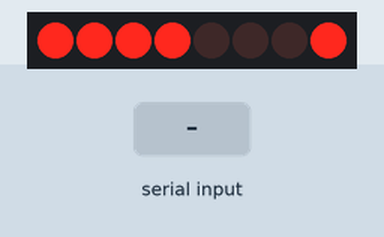
Simulated run of this sketch. Board: Arduino Uno, built with avr-gcc and run on an emulated ATmega328P. Parts: 8 port-expander outputs drawn as a row of LEDs (first output left, lit = HIGH). Wiring (inferred from the names in the program): PCF8574 port expander at I2C address 0x3E. Wiring (inferred from the signals the program sends): row of LEDs: on Q0, Q1, Q2, Q3, Q4, Q5, Q6, Q7. Inputs (shaded band) come from the test bench.

Above: at 1.2 s.
1.3 s: "1\n" received over Serial
At 3.3 s:
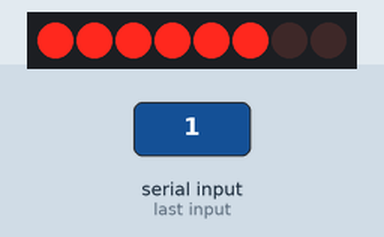
3.8 s: "0\n" received over Serial
At 6.0 s:
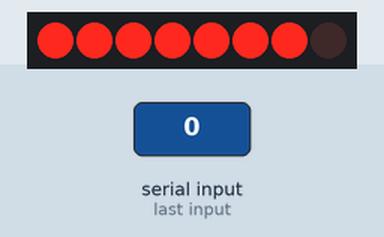
6.3 s: "2\n" received over Serial
At 7.1 s:
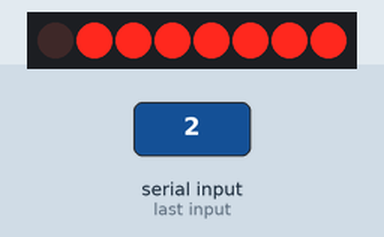
Timing chart, 0 to 9.3 s (numbered marks = the images above; inputs shaded):
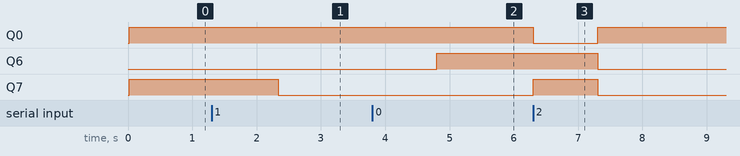

Measured:
- after the input at 1.3 s, Q7: HIGH → LOW after 1.0 s
- after the input at 3.8 s, Q6: LOW → HIGH after 1.0 s
- after the input at 6.3 s, Q0: HIGH → LOW at once, → HIGH 1.0 s later; Q6: HIGH → LOW after 1.0 s; Q7: LOW → HIGH at once, → LOW 1.0 s later

The sketch:

LCDExample.ino
```cpp
/***************************************************************************************************************/
// Created from example code from Arduino Playground ( http://playground.arduino.cc/Code/LCD )
//    LCD_ST7036_v1.2.0.zip ( https://bitbucket.org/fmalpartida/st7036-display-driver/wiki/Home )
// Extract .zip file to the arduinosketchfolder/libraries/ folder. You may need to create the libraries subfolder
// if its your first library. Restart the IDE. You can set the arduinosketchfolder under File -> Preferences
// Changed ST7036 object instantiation to (2,16,0x7c) for our display (2x16 with I2C address = 0x7c)
/***************************************************************************************************************/
#include <Arduino.h>
#include <Wire.h>
#include <ST7036.h>

ST7036 lcd = ST7036 ( 2, 16, 0x7c );
int incomingByte=0;
void setup ()
{
  Serial.begin(9600);
  lcd.init ();
  lcd.setContrast(0);
 // lcd.clear

  }

int i = 0 ;
int cont=0;
char array [16];
void loop ()
{
  if(Serial.available()>0){
if( cont<2){
    Serial.readBytes(array, 16);
    lcd.setContrast(i % 32);
    lcd.print (array);
    cont+=1;
    lcd.setCursor (cont,0);
    memset(array,0,16);

  }
  else{
    lcd.clear ();
    cont=0;
     Serial.readBytes(array, 16);
    lcd.setContrast(i % 32);
    lcd.print (array);
    cont+=1;
    lcd.setCursor (cont,0);
      memset(array,0,16);

  }

  }


}
```

ST7036.cpp
```cpp
// (licence header left out)
#include <Arduino.h>		//all things wiring / arduino
#include <Wire.h>
#include <string.h>			//needed for strlen()
#include <inttypes.h>

#include "LCD.h"
#include "ST7036.h"

// Class private constants and definition
// ----------------------------------------------------------------------------
const int     CMD_DELAY           = 1;  // Command delay in miliseconds
const int     CHAR_DELAY          = 0;  // Delay between characters in miliseconds
const int     PIXEL_ROWS_PER_CHAR = 8;  // Number of pixel rows in the LCD character
const int     MAX_USER_CHARS      = 16; // Maximun number of user defined characters

// LCD Command set
const uint8_t DISP_CMD       = 0x0;  // Command for the display
const uint8_t RAM_WRITE_CMD  = 0x40; // Write to display RAM
const uint8_t CLEAR_DISP_CMD = 0x01; // Clear display command
const uint8_t HOME_CMD       = 0x02; // Set cursos at home (0,0)
const uint8_t DISP_ON_CMD    = 0x0C; // Display on command
const uint8_t DISP_OFF_CMD   = 0x08; // Display off Command
const uint8_t SET_DDRAM_CMD  = 0x80; // Set DDRAM address command
const uint8_t CONTRAST_CMD   = 0x70; // Set contrast LCD command
const uint8_t FUNC_SET_TBL0  = 0x38; // Function set - 8 bit, 2 line display 5x8, inst table 0
const uint8_t FUNC_SET_TBL1  = 0x39; // Function set - 8 bit, 2 line display 5x8, inst table 1

// LCD bitmap definition
const uint8_t CURSOR_ON_BIT  = ( 1 << 1 );// Cursor selection bit in Display on cmd.
const uint8_t BLINK_ON_BIT   = ( 1 << 0 );// Blink selection bit on Display on cmd.

// Driver DDRAM addressing
const uint8_t dram_dispAddr [][3] =
{
   { 0x00, 0x00, 0x00 },  // One line display address
   { 0x00, 0x40, 0x00 },  // Two line display address
   { 0x00, 0x10, 0x20 }   // Three line display address
};

// Static  member variable definitions
// ----------------------------------------------------------------------------

// Static file scope variable definitions
// ----------------------------------------------------------------------------

// Private support functions
// ----------------------------------------------------------------------------

// CLASS METHODS
// ----------------------------------------------------------------------------

// Constructors:
// ---------------------------------------------------------------------------
ST7036::ST7036(uint8_t num_lines, uint8_t num_col,
               uint8_t i2cAddr )
{
   _num_lines    = num_lines;
	_num_col      = num_col;
   _i2cAddress   = ( i2cAddr >> 1 );
   _cmdDelay     = CMD_DELAY;
   _charDelay    = CHAR_DELAY;
   _initialised  = false;
   _backlightPin = -1;

}

ST7036::ST7036(uint8_t num_lines, uint8_t num_col,
               uint8_t i2cAddr, int8_t backlightPin )
{
   _num_lines    = num_lines;
	_num_col      = num_col;
   _i2cAddress   = ( i2cAddr >> 1 );
   _cmdDelay     = CMD_DELAY;
   _charDelay    = CHAR_DELAY;
   _initialised  = false;
   _backlightPin = backlightPin;

   // If there is a pin assigned to the BL, set it as an output
   // ---------------------------------------------------------
   if ( _backlightPin != 0 )
   {
      pinMode ( _backlightPin, OUTPUT );
   }

}

// Functions: modifiers (set), selectors (get) and class methods
// ---------------------------------------------------------------------------
void ST7036::init ()
{
   size_t retVal;
   // Initialise the Wire library.
   Wire.begin();

   Wire.beginTransmission ( _i2cAddress );
   Wire.write ( (byte)0x0 );   // Send command to the display
   Wire.write ( FUNC_SET_TBL0 );
   delay (10);
   Wire.write ( FUNC_SET_TBL1 );
   delay (10);
   Wire.write ( 0x14 );  // Set BIAS - 1/5
   Wire.write ( 0x73 );  // Set contrast low byte
   Wire.write ( 0x5E );  // ICON disp on, Booster on, Contrast high byte
   Wire.write ( 0x6D );  // Follower circuit (internal), amp ratio (6)
   Wire.write ( 0x0C );  // Display on
   Wire.write ( 0x01 );  // Clear display
   Wire.write ( 0x06 );  // Entry mode set - increment
   _status = Wire.endTransmission ();

   if ( _status == 0 )
   {
      _initialised = true;
   }
}


void ST7036::setDelay (int cmdDelay,int charDelay)
{
	_cmdDelay = cmdDelay;
	_charDelay = charDelay;
}


void ST7036::command(uint8_t value)
{
   // If the LCD has been initialised correctly, write to it
   if ( _initialised )
   {
      Wire.beginTransmission ( _i2cAddress );
      Wire.write ( DISP_CMD );
      Wire.write ( value );
      _status = Wire.endTransmission ();
      delay(_cmdDelay);
   }
}


size_t ST7036::write(uint8_t value)
{
   // If the LCD has been initialised correctly write to it
   // -----------------------------------------------------
   if ( _initialised )
   {

      // If it is a new line, set the cursor to the next line (1,0)
      // ----------------------------------------------------------
      if ( value == '\n' )
      {
         setCursor (1,0);
      }
      else
      {
         Wire.beginTransmission ( _i2cAddress );
         Wire.write ( RAM_WRITE_CMD );
         Wire.write ( value );
         _status = Wire.endTransmission ();
         delay(_charDelay);
      }
   }
}

size_t ST7036::write(const uint8_t *buffer, size_t size)
{
   // If the LCD has been initialised correctly, write to it
   // ------------------------------------------------------
   if ( _initialised )
   {
      Wire.beginTransmission ( _i2cAddress );
      Wire.write ( RAM_WRITE_CMD );
      Wire.write ( (uint8_t *)buffer, size );
      _status = Wire.endTransmission ();
      delay(_charDelay);
   }
}


void ST7036::clear()
{
   command (CLEAR_DISP_CMD);
}


void ST7036::home()
{
   command ( HOME_CMD );
}


void ST7036::on()
{
   command ( DISP_ON_CMD );
}


void ST7036::off()
{
   command ( DISP_OFF_CMD );
}


void ST7036::cursor_on()
{
   command ( DISP_ON_CMD | CURSOR_ON_BIT );
}

void ST7036::cursor_off()
{
   command ( DISP_ON_CMD & ~(CURSOR_ON_BIT) );
}

void ST7036::blink_on()
{
   command ( DISP_ON_CMD | BLINK_ON_BIT );
}

void ST7036::blink_off()
{
   command ( DISP_ON_CMD & ~(BLINK_ON_BIT) );
}


void ST7036::setCursor(uint8_t line_num, uint8_t x)
{
   uint8_t base = 0x00;

   // If the LCD has been initialised correctly, write to it
   // ------------------------------------------------------
   if ( _initialised )
   {
      // set the baseline address with respect to the number of lines of
      // the display
      base = dram_dispAddr[_num_lines-1][line_num];
      base = SET_DDRAM_CMD + base + x;
      command ( base );
   }
}

#ifdef _LCDEXPANDED
uint8_t ST7036::status(){

	return _status;
}


uint8_t ST7036::keypad ()
{
   // NOT SUPPORTED
   return 0;
}


void ST7036::load_custom_character (uint8_t char_num, uint8_t *rows)
{
   // If the LCD has been initialised correctly start writing to it
   // --------------------------------------------------------------------------
   if ( _initialised )
   {
      // If it is a valid place holder for the character, write it into the
      // display's CGRAM
      // --------------------------------------------------------------------------
      if ( char_num < MAX_USER_CHARS )
      {
         // Set up the display to write into CGRAM - configure LCD to use func table 0
         Wire.beginTransmission ( _i2cAddress );
         Wire.write ( DISP_CMD );
         Wire.write ( FUNC_SET_TBL0 ); // Function set: 8 bit, 2 line display 5x8, funct tab 0
         delay ( _cmdDelay );

         // Set CGRAM position to write
         Wire.write ( RAM_WRITE_CMD + (PIXEL_ROWS_PER_CHAR * char_num) );
         _status = Wire.endTransmission ();

         // If we have changed the function table and configured the CGRAM position
         // write the new character to the LCD's CGRAM
         // -----------------------------------------------------------------------
         if ( _status == 0 )
         {
            write ( rows, PIXEL_ROWS_PER_CHAR ); // write the character to CGRAM

            // Leave the LCD as it was - function table 1 DDRAM and set the cursor
            // position to (0, 0) to start writing.
            command ( FUNC_SET_TBL1 );
            setCursor ( 0,0 );
         }
      }
   }
}


void ST7036::setBacklight(uint8_t new_val)
{
   // Set analog write to the pin, the routine already checks if it can
   // set a PWM or not.
   // -----------------------------------------------------------------
	if ( _backlightPin != -1 )
   {
      analogWrite ( _backlightPin, new_val );
   }
}


void ST7036::setContrast(uint8_t new_val)
{
   // Only allow 15 levels of contrast
	new_val = map ( new_val, 0, 255, 0, 15 );

   command(CONTRAST_CMD + new_val);
}
#endif // _LCDEXPANDED
```

ST7036.h
```cpp
// (licence header left out)
#ifndef ST7036_h
#define ST7036_h


#define _LCDEXPANDED				// If defined turn on advanced functions
#include <Arduino.h>
#include <inttypes.h>
#include <Wire.h>
#include "Print.h"
#include "LCD.h"


#define _ST7036_VERSION       "1.2.0"
#define _LCD_API_VERSION      "1.0"

class ST7036 : public Print
{

public:

   /**
    Constructor for the display class

    @param num_lines[in] Number of lines in the display
    @param num_col[in]   Number of columns in the display
    @param i2cAddr[in]   i2c address of the display

    @return None

    ST7036(uint8_t num_lines, uint8_t num_col, uint8_t i2cAddr );
    */
   ST7036(uint8_t num_lines, uint8_t num_col, uint8_t i2cAddr );

   /**
    Constructor for the display class with backlight allowcation pin.

    @param num_lines[in] Number of lines in the display
    @param num_col[in]   Number of columns in the display
    @param i2cAddr[in]   i2c address of the display
    @param backlightPin  initiales the backlight pin.

    @return None

    ST7036(uint8_t num_lines, uint8_t num_col, uint8_t i2cAddr );
    */
   ST7036(uint8_t num_lines, uint8_t num_col, uint8_t i2cAddr,
                int8_t backlightPin );

   /**
    Send a command to the display

    @param value[in] Command to be sent to the display

    @return None

    void command(uint8_t value);
    */
	void command(uint8_t value);

   /**
    Initialise the display. Once created the object, this is the next operation
    that has to be called to initialise the display into a known state. It
    assumes that the I2C bus is not initialised and hence initialise the Wire
    interface.

    Clear the display
    Set contrast levels
    Set the cursor at origens (0,0)
    Turn on the entire display

    void init();
    */
	void init();

	/**
    Set a different delay to that in the library. It may be needed to delay
    sending commands or characters one after the other.

    @param cmdDelay[in] Delay after issuing a command
    @param charDelay[in] Delay after issuing a character to the LCD

    @return None

    void setDelay(int,int);
    */
	void setDelay(int,int);

   /**
    This is the write method used by the Print library. It allows printing
    characters to the display and new lines: print, println. It will write the
    value to the display and increase the cursor.

    @param value[in] character to write to the current LCD write position

    @return None

    virtual void write(uint8_t);
    */
	virtual size_t write(uint8_t);

   /**
    This is the write method used by the Print library. It allows printing
    characters to the display and new lines: print, println. It will write the
    value to the display and increase the cursor.

    @param buffer[in] buffer to write to the current LCD write position
    @param size[in] size of the buffer

    @return None

    virtual void write(uint8_t, size_t);
    */
   virtual size_t write(const uint8_t *buffer, size_t size);

   /**
    Clear the display and set the cursor to 0,0

    void clear();
    */
	void clear();

   /**
    Set the cursor to 0,0

    void home();
    */
	void home();

   /**
    Switch the display on. This is the default state when the display is
    initialised. See. init() method

    void on();
    */
	void on();

   /**
    Switch the display off.

    void off();
    */
	virtual void off();

   /**
    Turn on the cursor "_".

    void cursor_on();
    */
	void cursor_on();

   /**
    Turn off the cursor. This is the default state when the display is
    initialised.

    void cursor_off();
    */
	void cursor_off();

   /**
    Activate cursor blink.

    void blink_on();
    */
	void blink_on();

   /**
    Deactivate cursor blinking. This is the default state when the display is
    initialised.

    void blink_off ();
    */
	void blink_off();

   /**
    Set the cursor at the following coordinates (Line, Col). Initial value after
    initialization is (0,0).

    @param Line[in] Line where to put the cursor, range (0, max display lines-1)
    This display only take (0, 1)
    @param Col[in]  Colum where to put the cursor, range (0, max width+1)

    @return None

    void setCursor(uint8_t Line, uint8_t Col );
    */
	void setCursor(uint8_t Line, uint8_t Col );

	//
   // EXPANDED FUNCTIONALITY METHODS
   // --------------------------------------------------------------------------

#ifdef _LCDEXPANDED

	/**
    Provides the state of the LCD. This value is updated every command is sent
    to the LCD or a character or a buffer is writen to the display.

    @return 0 OK, 1 if data was too big to be transmitted, 2 NACK on address
    transmission, 3 NACK on data transmission, 4 other error.

    uint8_t status();
    */
	uint8_t status();

   /**
    Load a custom character on the display. After adding a new character to
    the character set, the coordinates are set to (0, 0). This method should
    be called during initialization.

    @param char_num[in] Character to load onto the display, this display supports
    upto 16 user defined characters.
    @param rows[in] Bitmap defining the character, the display assumes an array
    of 8 bytes per character.

    @return None.

    uint8_t load_custom_character(uint8_t char_num, uint8_t *rows);
    */
	void load_custom_character(uint8_t char_num, uint8_t *rows);

	/**
    NOT SUPPORTED

    uint8_t keypad();
    */
	uint8_t keypad();

	void printstr(const char[]);

   /**
    Sets the backlight level. If the backlight level is connected to a PWM  pin,
    new_val will set a light level range between 0 and 255. If it is connected
    to a normal GPIO, from 0 to 127 it will be off and from 128 to 255 the
    backlight will be on. Backlight pin allocation on constructor.

    @param new_val[in] Backlight level of the display. Full range will only be
    available on pins with PWM support.

    @return None.

    uint8_t setBacklight();
    */
	void setBacklight(uint8_t new_val);

   /**
    Sets the LCD contrast level.

    @param new_val[in] The contrast range (0 to 255) has been mapped to 16
    contrast levels on the display.

    @return None.

    uint8_t setContrast();
    */
	void setContrast(uint8_t new_val);


#endif

private:
	uint8_t _num_lines;
   uint8_t _num_col;
   uint8_t _i2cAddress;
   int     _cmdDelay;
   int     _charDelay;
   bool    _initialised;
   uint8_t _status;
   int8_t  _backlightPin;

};

#endif
```

Source omitted: ST7036.cpp (9818 bytes), ST7036.cpp (9818 bytes), ST7036.cpp (9818 bytes), ST7036.cpp (9818 bytes), ST7036.cpp (9818 bytes)
